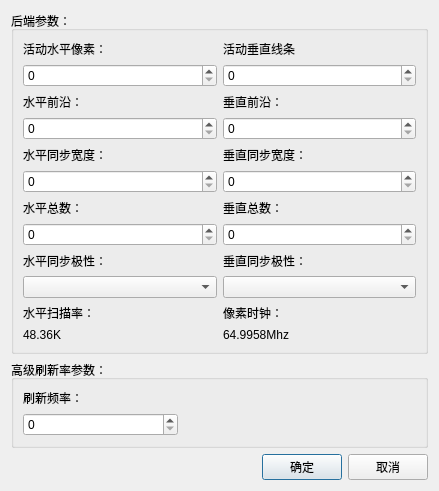
<?xml version="1.0" encoding="UTF-8"?>
<ui version="4.0">
 <class>ResolutionSettingDialog</class>
 <widget class="QDialog" name="ResolutionSettingDialog">
  <property name="geometry">
   <rect>
    <x>0</x>
    <y>0</y>
    <width>439</width>
    <height>409</height>
   </rect>
  </property>
  <property name="windowTitle">
   <string>Dialog</string>
  </property>
  <layout class="QVBoxLayout" name="verticalLayout_2">
   <item>
    <widget class="QGroupBox" name="groupBox">
     <property name="title">
      <string>后端参数：</string>
     </property>
     <layout class="QGridLayout" name="gridLayout">
      <item row="0" column="0">
       <widget class="QLabel" name="label">
        <property name="text">
         <string>活动水平像素：</string>
        </property>
       </widget>
      </item>
      <item row="0" column="1">
       <widget class="QLabel" name="label_6">
        <property name="text">
         <string>活动垂直线条</string>
        </property>
       </widget>
      </item>
      <item row="1" column="0">
       <widget class="QSpinBox" name="spinBox"/>
      </item>
      <item row="1" column="1">
       <widget class="QSpinBox" name="spinBox_2"/>
      </item>
      <item row="2" column="0">
       <widget class="QLabel" name="label_2">
        <property name="text">
         <string>水平前沿：</string>
        </property>
       </widget>
      </item>
      <item row="2" column="1">
       <widget class="QLabel" name="label_7">
        <property name="text">
         <string>垂直前沿：</string>
        </property>
       </widget>
      </item>
      <item row="3" column="0">
       <widget class="QSpinBox" name="spinBox_3"/>
      </item>
      <item row="3" column="1">
       <widget class="QSpinBox" name="spinBox_4"/>
      </item>
      <item row="4" column="0">
       <widget class="QLabel" name="label_3">
        <property name="text">
         <string>水平同步宽度：</string>
        </property>
       </widget>
      </item>
      <item row="4" column="1">
       <widget class="QLabel" name="label_8">
        <property name="text">
         <string>垂直同步宽度：</string>
        </property>
       </widget>
      </item>
      <item row="5" column="0">
       <widget class="QSpinBox" name="spinBox_5"/>
      </item>
      <item row="5" column="1">
       <widget class="QSpinBox" name="spinBox_6"/>
      </item>
      <item row="6" column="0">
       <widget class="QLabel" name="label_4">
        <property name="text">
         <string>水平总数：</string>
        </property>
       </widget>
      </item>
      <item row="6" column="1">
       <widget class="QLabel" name="label_9">
        <property name="text">
         <string>垂直总数：</string>
        </property>
       </widget>
      </item>
      <item row="7" column="0">
       <widget class="QSpinBox" name="spinBox_7"/>
      </item>
      <item row="7" column="1">
       <widget class="QSpinBox" name="spinBox_8"/>
      </item>
      <item row="8" column="0">
       <widget class="QLabel" name="label_5">
        <property name="text">
         <string>水平同步极性：</string>
        </property>
       </widget>
      </item>
      <item row="8" column="1">
       <widget class="QLabel" name="label_10">
        <property name="text">
         <string>垂直同步极性：</string>
        </property>
       </widget>
      </item>
      <item row="9" column="0">
       <widget class="QComboBox" name="comboBox"/>
      </item>
      <item row="9" column="1">
       <widget class="QComboBox" name="comboBox_2"/>
      </item>
      <item row="10" column="0">
       <widget class="QLabel" name="label_11">
        <property name="text">
         <string>水平扫描率：</string>
        </property>
       </widget>
      </item>
      <item row="10" column="1">
       <widget class="QLabel" name="label_12">
        <property name="text">
         <string>像素时钟：</string>
        </property>
       </widget>
      </item>
      <item row="11" column="0">
       <widget class="QLabel" name="label_13">
        <property name="text">
         <string>48.36K</string>
        </property>
       </widget>
      </item>
      <item row="11" column="1">
       <widget class="QLabel" name="label_14">
        <property name="text">
         <string>64.9958Mhz</string>
        </property>
       </widget>
      </item>
     </layout>
    </widget>
   </item>
   <item>
    <widget class="QGroupBox" name="groupBox_2">
     <property name="title">
      <string>高级刷新率参数：</string>
     </property>
     <layout class="QVBoxLayout" name="verticalLayout">
      <item>
       <widget class="QLabel" name="label_15">
        <property name="text">
         <string>刷新频率：</string>
        </property>
       </widget>
      </item>
      <item>
       <layout class="QHBoxLayout" name="horizontalLayout">
        <item>
         <widget class="QSpinBox" name="spinBox_9">
          <property name="minimumSize">
           <size>
            <width>155</width>
            <height>0</height>
           </size>
          </property>
         </widget>
        </item>
        <item>
         <spacer name="horizontalSpacer">
          <property name="orientation">
           <enum>Qt::Horizontal</enum>
          </property>
          <property name="sizeHint" stdset="0">
           <size>
            <width>40</width>
            <height>20</height>
           </size>
          </property>
         </spacer>
        </item>
       </layout>
      </item>
     </layout>
    </widget>
   </item>
   <item>
    <layout class="QHBoxLayout" name="horizontalLayout_2">
     <item>
      <spacer name="horizontalSpacer_2">
       <property name="orientation">
        <enum>Qt::Horizontal</enum>
       </property>
       <property name="sizeHint" stdset="0">
        <size>
         <width>40</width>
         <height>20</height>
        </size>
       </property>
      </spacer>
     </item>
     <item>
      <widget class="QPushButton" name="pushButton">
       <property name="text">
        <string>确定</string>
       </property>
      </widget>
     </item>
     <item>
      <widget class="QPushButton" name="pushButton_2">
       <property name="text">
        <string>取消</string>
       </property>
      </widget>
     </item>
    </layout>
   </item>
  </layout>
 </widget>
 <resources/>
 <connections/>
</ui>
